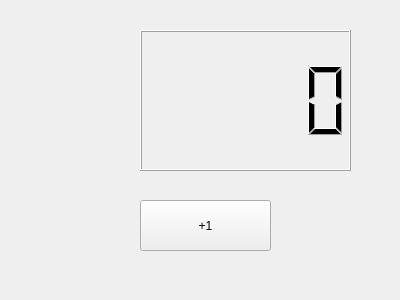
<?xml version="1.0" encoding="UTF-8"?>
<ui version="4.0">
 <class>Form</class>
 <widget class="QWidget" name="Form">
  <property name="geometry">
   <rect>
    <x>0</x>
    <y>0</y>
    <width>400</width>
    <height>300</height>
   </rect>
  </property>
  <property name="windowTitle">
   <string>Form</string>
  </property>
  <widget class="QLCDNumber" name="lcdNumber">
   <property name="geometry">
    <rect>
     <x>140</x>
     <y>30</y>
     <width>211</width>
     <height>141</height>
    </rect>
   </property>
   <property name="smallDecimalPoint">
    <bool>false</bool>
   </property>
   <property name="digitCount">
    <number>5</number>
   </property>
   <property name="intValue" stdset="0">
    <number>0</number>
   </property>
  </widget>
  <widget class="QPushButton" name="pushButton">
   <property name="enabled">
    <bool>true</bool>
   </property>
   <property name="geometry">
    <rect>
     <x>140</x>
     <y>200</y>
     <width>131</width>
     <height>51</height>
    </rect>
   </property>
   <property name="text">
    <string>+1</string>
   </property>
   <property name="autoRepeat">
    <bool>true</bool>
   </property>
  </widget>
 </widget>
 <resources/>
 <connections/>
</ui>
